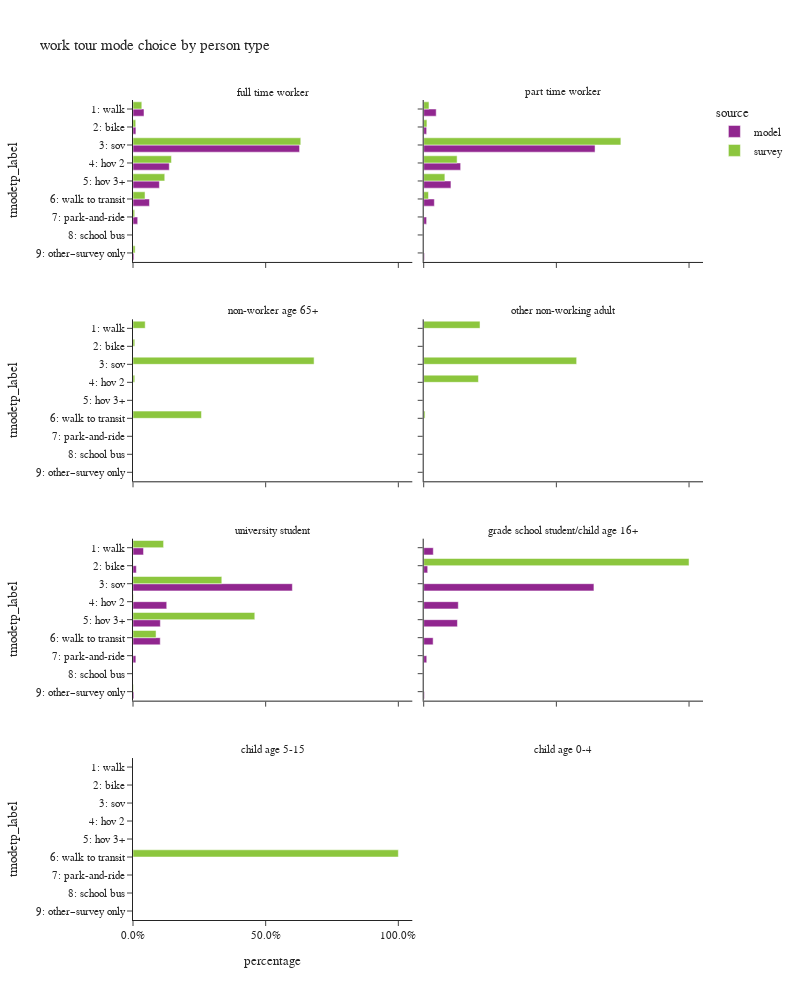

Notebook code cell kept with this figure:
### Code cell
plot_mode_choice(wk_tour,"pptyp_label",
                 {"pptyp_label":["full time worker","part time worker","non-worker age 65+","other non-working adult",
                                 "university student","grade school student/child age 16+","child age 5-15","child age 0-4"],
                  "tmodetp_label":["1: walk","2: bike","3: sov","4: hov 2","5: hov 3+","6: walk to transit",
                                   "7: park-and-ride","8: school bus","9: other–survey only"]},
                 "person type",2,1000)

### Figure 1 — Plotly figure (JSON) as saved in the notebook; plotly's stock layout.template omitted (floating-point values rounded to 4 significant figures)
{"data": [{"alignmentgroup": "True", "customdata": [[48301], [12779], [731479], [159262], [115849], [72298], [20645], [4581]], "hovertemplate": "source=model<br>pptyp_label=full time worker<br>percentage=%{x}<br>tmodetp_label=%{y}<br>sample count=%{customdata[0]}<extra></extra>", "legendgroup": "model", "marker": {"color": "#91268F", "pattern": {"shape": ""}}, "name": "model", "offsetgroup": "model", "orientation": "h", "showlegend": true, "textposition": "auto", "type": "bar", "x": [0.04145, 0.01097, 0.6278, 0.1367, 0.09942, 0.06205, 0.01772, 0.003932], "xaxis": "x7", "y": ["1: walk", "2: bike", "3: sov", "4: hov 2", "5: hov 3+", "6: walk to transit", "7: park-and-ride", "9: other–survey only"], "yaxis": "y7"}, {"alignmentgroup": "True", "customdata": [[5430], [1284], [74407], [16039], [11835], [4623], [1267], [334]], "hovertemplate": "source=model<br>pptyp_label=part time worker<br>percentage=%{x}<br>tmodetp_label=%{y}<br>sample count=%{customdata[0]}<extra></extra>", "legendgroup": "model", "marker": {"color": "#91268F", "pattern": {"shape": ""}}, "name": "model", "offsetgroup": "model", "orientation": "h", "showlegend": false, "textposition": "auto", "type": "bar", "x": [0.04713, 0.01114, 0.6458, 0.1392, 0.1027, 0.04012, 0.011, 0.002899], "xaxis": "x8", "y": ["1: walk", "2: bike", "3: sov", "4: hov 2", "5: hov 3+", "6: walk to transit", "7: park-and-ride", "9: other–survey only"], "yaxis": "y8"}, {"alignmentgroup": "True", "customdata": [[2609], [830], [39479], [8356], [6775], [6748], [711], [225]], "hovertemplate": "source=model<br>pptyp_label=university student<br>percentage=%{x}<br>tmodetp_label=%{y}<br>sample count=%{customdata[0]}<extra></extra>", "legendgroup": "model", "marker": {"color": "#91268F", "pattern": {"shape": ""}}, "name": "model", "offsetgroup": "model", "orientation": "h", "showlegend": false, "textposition": "auto", "type": "bar", "x": [0.03969, 0.01263, 0.6006, 0.1271, 0.1031, 0.1027, 0.01082, 0.003423], "xaxis": "x3", "y": ["1: walk", "2: bike", "3: sov", "4: hov 2", "5: hov 3+", "6: walk to transit", "7: park-and-ride", "9: other–survey only"], "yaxis": "y3"}, {"alignmentgroup": "True", "customdata": [[113], [47], [2003], [407], [397], [111], [36], [8]], "hovertemplate": "source=model<br>pptyp_label=grade school student/child age 16+<br>percentage=%{x}<br>tmodetp_label=%{y}<br>sample count=%{customdata[0]}<extra></extra>", "legendgroup": "model", "marker": {"color": "#91268F", "pattern": {"shape": ""}}, "name": "model", "offsetgroup": "model", "orientation": "h", "showlegend": false, "textposition": "auto", "type": "bar", "x": [0.03619, 0.01505, 0.6416, 0.1304, 0.1272, 0.03555, 0.01153, 0.002562], "xaxis": "x4", "y": ["1: walk", "2: bike", "3: sov", "4: hov 2", "5: hov 3+", "6: walk to transit", "7: park-and-ride", "9: other–survey only"], "yaxis": "y4"}, {"alignmentgroup": "True", "customdata": [[118], [86], [789], [141], [66], [219], [16], [10]], "hovertemplate": "source=survey<br>pptyp_label=full time worker<br>percentage=%{x}<br>tmodetp_label=%{y}<br>sample count=%{customdata[0]}<extra></extra>", "legendgroup": "survey", "marker": {"color": "#8CC63E", "pattern": {"shape": ""}}, "name": "survey", "offsetgroup": "survey", "orientation": "h", "showlegend": true, "textposition": "auto", "type": "bar", "x": [0.03319, 0.0103, 0.6323, 0.1448, 0.1197, 0.04536, 0.006384, 0.007995], "xaxis": "x7", "y": ["1: walk", "2: bike", "3: sov", "4: hov 2", "5: hov 3+", "6: walk to transit", "7: park-and-ride", "9: other–survey only"], "yaxis": "y7"}, {"alignmentgroup": "True", "customdata": [[19], [6], [155], [28], [10], [22], [1], [1]], "hovertemplate": "source=survey<br>pptyp_label=part time worker<br>percentage=%{x}<br>tmodetp_label=%{y}<br>sample count=%{customdata[0]}<extra></extra>", "legendgroup": "survey", "marker": {"color": "#8CC63E", "pattern": {"shape": ""}}, "name": "survey", "offsetgroup": "survey", "orientation": "h", "showlegend": false, "textposition": "auto", "type": "bar", "x": [0.0199, 0.01216, 0.7431, 0.126, 0.07978, 0.01808, 0.0009814, 5.31e-05], "xaxis": "x8", "y": ["1: walk", "2: bike", "3: sov", "4: hov 2", "5: hov 3+", "6: walk to transit", "7: park-and-ride", "9: other–survey only"], "yaxis": "y8"}, {"alignmentgroup": "True", "customdata": [[2], [1], [16], [1], [2]], "hovertemplate": "source=survey<br>pptyp_label=non-worker age 65+<br>percentage=%{x}<br>tmodetp_label=%{y}<br>sample count=%{customdata[0]}<extra></extra>", "legendgroup": "survey", "marker": {"color": "#8CC63E", "pattern": {"shape": ""}}, "name": "survey", "offsetgroup": "survey", "orientation": "h", "showlegend": false, "textposition": "auto", "type": "bar", "x": [0.04594, 0.006798, 0.6825, 0.00672, 0.258], "xaxis": "x5", "y": ["1: walk", "2: bike", "3: sov", "4: hov 2", "6: walk to transit"], "yaxis": "y5"}, {"alignmentgroup": "True", "customdata": [[2], [3], [5], [1]], "hovertemplate": "source=survey<br>pptyp_label=other non-working adult<br>percentage=%{x}<br>tmodetp_label=%{y}<br>sample count=%{customdata[0]}<extra></extra>", "legendgroup": "survey", "marker": {"color": "#8CC63E", "pattern": {"shape": ""}}, "name": "survey", "offsetgroup": "survey", "orientation": "h", "showlegend": false, "textposition": "auto", "type": "bar", "x": [0.2122, 0.5764, 0.2063, 0.005049], "xaxis": "x6", "y": ["1: walk", "3: sov", "4: hov 2", "6: walk to transit"], "yaxis": "y6"}, {"alignmentgroup": "True", "customdata": [[5], [1], [13], [1], [2], [9], [1]], "hovertemplate": "source=survey<br>pptyp_label=university student<br>percentage=%{x}<br>tmodetp_label=%{y}<br>sample count=%{customdata[0]}<extra></extra>", "legendgroup": "survey", "marker": {"color": "#8CC63E", "pattern": {"shape": ""}}, "name": "survey", "offsetgroup": "survey", "orientation": "h", "showlegend": false, "textposition": "auto", "type": "bar", "x": [0.1153, 0.0004684, 0.3347, 0.001578, 0.459, 0.0869, 0.002044], "xaxis": "x3", "y": ["1: walk", "2: bike", "3: sov", "4: hov 2", "5: hov 3+", "6: walk to transit", "9: other–survey only"], "yaxis": "y3"}, {"alignmentgroup": "True", "customdata": [[1]], "hovertemplate": "source=survey<br>pptyp_label=grade school student/child age 16+<br>percentage=%{x}<br>tmodetp_label=%{y}<br>sample count=%{customdata[0]}<extra></extra>", "legendgroup": "survey", "marker": {"color": "#8CC63E", "pattern": {"shape": ""}}, "name": "survey", "offsetgroup": "survey", "orientation": "h", "showlegend": false, "textposition": "auto", "type": "bar", "x": [1.0], "xaxis": "x4", "y": ["2: bike"], "yaxis": "y4"}, {"alignmentgroup": "True", "customdata": [[1]], "hovertemplate": "source=survey<br>pptyp_label=child age 5-15<br>percentage=%{x}<br>tmodetp_label=%{y}<br>sample count=%{customdata[0]}<extra></extra>", "legendgroup": "survey", "marker": {"color": "#8CC63E", "pattern": {"shape": ""}}, "name": "survey", "offsetgroup": "survey", "orientation": "h", "showlegend": false, "textposition": "auto", "type": "bar", "x": [1.0], "xaxis": "x", "y": ["6: walk to transit"], "yaxis": "y"}], "layout": {"annotations": [{"font": {}, "showarrow": false, "text": "child age 5-15", "x": 0.245, "xanchor": "center", "xref": "paper", "y": 0.1975, "yanchor": "bottom", "yref": "paper"}, {"font": {}, "showarrow": false, "text": "child age 0-4", "x": 0.755, "xanchor": "center", "xref": "paper", "y": 0.1975, "yanchor": "bottom", "yref": "paper"}, {"font": {}, "showarrow": false, "text": "university student", "x": 0.245, "xanchor": "center", "xref": "paper", "y": 0.465, "yanchor": "bottom", "yref": "paper"}, {"font": {}, "showarrow": false, "text": "grade school student/child age 16+", "x": 0.755, "xanchor": "center", "xref": "paper", "y": 0.465, "yanchor": "bottom", "yref": "paper"}, {"font": {}, "showarrow": false, "text": "non-worker age 65+", "x": 0.245, "xanchor": "center", "xref": "paper", "y": 0.7325, "yanchor": "bottom", "yref": "paper"}, {"font": {}, "showarrow": false, "text": "other non-working adult", "x": 0.755, "xanchor": "center", "xref": "paper", "y": 0.7325, "yanchor": "bottom", "yref": "paper"}, {"font": {}, "showarrow": false, "text": "full time worker", "x": 0.245, "xanchor": "center", "xref": "paper", "y": 1.0, "yanchor": "bottom", "yref": "paper"}, {"font": {}, "showarrow": false, "text": "part time worker", "x": 0.755, "xanchor": "center", "xref": "paper", "y": 1.0, "yanchor": "bottom", "yref": "paper"}], "barmode": "group", "height": 1000, "legend": {"title": {"text": "source"}, "tracegroupgap": 0}, "title": {"text": "work tour mode choice by person type"}, "width": 800, "xaxis": {"anchor": "y", "domain": [0.0, 0.49], "tickformat": ".1%", "title": {"text": "percentage"}}, "xaxis2": {"anchor": "y2", "domain": [0.51, 1.0], "matches": "x", "tickformat": ".1%", "title": {"text": "percentage"}}, "xaxis3": {"anchor": "y3", "domain": [0.0, 0.49], "matches": "x", "showticklabels": false, "tickformat": ".1%"}, "xaxis4": {"anchor": "y4", "domain": [0.51, 1.0], "matches": "x", "showticklabels": false, "tickformat": ".1%"}, "xaxis5": {"anchor": "y5", "domain": [0.0, 0.49], "matches": "x", "showticklabels": false, "tickformat": ".1%"}, "xaxis6": {"anchor": "y6", "domain": [0.51, 1.0], "matches": "x", "showticklabels": false, "tickformat": ".1%"}, "xaxis7": {"anchor": "y7", "domain": [0.0, 0.49], "matches": "x", "showticklabels": false, "tickformat": ".1%"}, "xaxis8": {"anchor": "y8", "domain": [0.51, 1.0], "matches": "x", "showticklabels": false, "tickformat": ".1%"}, "yaxis": {"anchor": "x", "categoryarray": ["9: other–survey only", "8: school bus", "7: park-and-ride", "6: walk to transit", "5: hov 3+", "4: hov 2", "3: sov", "2: bike", "1: walk"], "categoryorder": "array", "domain": [0.0, 0.1975], "title": {"text": "tmodetp_label"}}, "yaxis2": {"anchor": "x2", "domain": [0.0, 0.1975], "matches": "y", "showticklabels": false}, "yaxis3": {"anchor": "x3", "categoryarray": ["9: other–survey only", "8: school bus", "7: park-and-ride", "6: walk to transit", "5: hov 3+", "4: hov 2", "3: sov", "2: bike", "1: walk"], "categoryorder": "array", "domain": [0.2675, 0.465], "matches": "y", "title": {"text": "tmodetp_label"}}, "yaxis4": {"anchor": "x4", "domain": [0.2675, 0.465], "matches": "y", "showticklabels": false}, "yaxis5": {"anchor": "x5", "categoryarray": ["9: other–survey only", "8: school bus", "7: park-and-ride", "6: walk to transit", "5: hov 3+", "4: hov 2", "3: sov", "2: bike", "1: walk"], "categoryorder": "array", "domain": [0.535, 0.7325], "matches": "y", "title": {"text": "tmodetp_label"}}, "yaxis6": {"anchor": "x6", "domain": [0.535, 0.7325], "matches": "y", "showticklabels": false}, "yaxis7": {"anchor": "x7", "categoryarray": ["9: other–survey only", "8: school bus", "7: park-and-ride", "6: walk to transit", "5: hov 3+", "4: hov 2", "3: sov", "2: bike", "1: walk"], "categoryorder": "array", "domain": [0.8025, 1.0], "matches": "y", "title": {"text": "tmodetp_label"}}, "yaxis8": {"anchor": "x8", "domain": [0.8025, 1.0], "matches": "y", "showticklabels": false}}}
